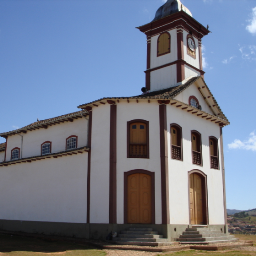
%> input picture aula_21_11/serro.bmp, 256 x 256 px
$ octave filtrola.m   (GNU Octave 9; MATLAB toolbox functions it lacks are replaced by stand-ins)
%> lines starting %> are read from the running program, lines starting %| are printed output that depends on the picture
### aula_21_11/filtrolinear.m
function IA = filtrolinear(I,A)
%Filtro depende da mascara para termos diferentes tipos de filtro.
%Passa Baixa: Filtram altas frequ阯cias (media)
%Passa Alta: Filtragem de baixas frequ阯cias (laplaciana)
%Passa
    [l,c] = size(I);
    n = size(A,1);
    m =floor(n/2);

    IA = zeros(l,c);
    I = double(I);
    for i = (m+1):(l-m)
        for j = (m+1):(c-m)
            for h = -m:m
                for k = -m:m
                    IA(i,j) = IA(i,j) + A(h+m+1,k+m+1)*I(i-h,j-k);
                end
            end
        end
    end
    if (sum(sum(A))>0)
        IA = IA/sum(sum(A));
    end
    IA = uint8(IA);
end

### aula_21_11/filtrola.m
%filtro lapraciano com tranformada

I = imread('serro.bmp');
%> I is the input picture: size 256x256x3 uint8; mean R, G, B 114.5, 123.1, 141.5
I = rgb2gray(I);
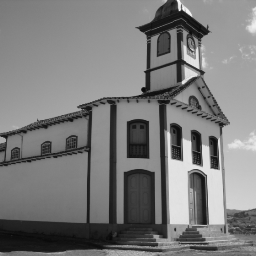
%> I: size 256x256 uint8; min 7, max 252, mean 122.6
%L = [0 1 0; 1 -4 1;0 1 0];
L = [1 1 1; 1 -8 1; 1 1 1];

FI = fft2(I);
FL = fft2(L,256,256);
B = ifft2(FI.*FL);
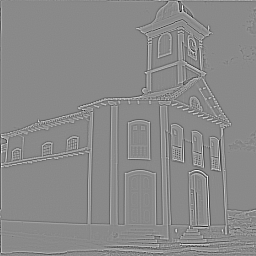
%> B: size 256x256 double; min -908, max 772, mean 0; drawn with min black and max white
figure
imshow([I B]);
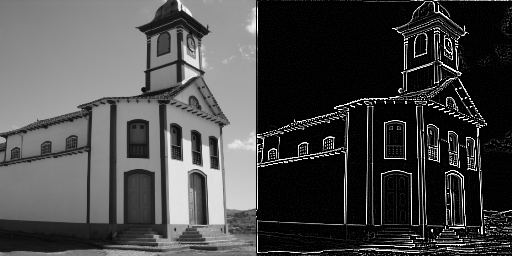
%> displayed picture: size 256x512, on the screen's scale of 0 to 255; min 0, max 255, mean 71.7

%Equivale a:

C = filtrolinear(I,L);
%> after the loop in filtrolinear, `for i = (m+1):(l-m)`:
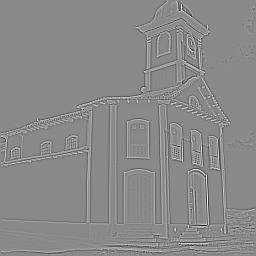
%> IA: size 256x256 double; min -908, max 772, mean 0; mean of the top-left, top-right, bottom-left and bottom-right quarters 0, 0.1, 0.1, -0.2; drawn with min black and max white
%> in filtrolinear, `IA = uint8(IA);`:
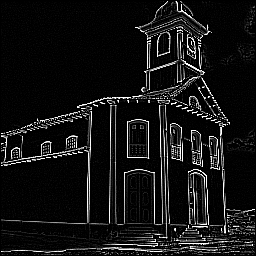
%> IA: size 256x256 uint8; min 0, max 255, mean 19.8
figure
imshow(C);
